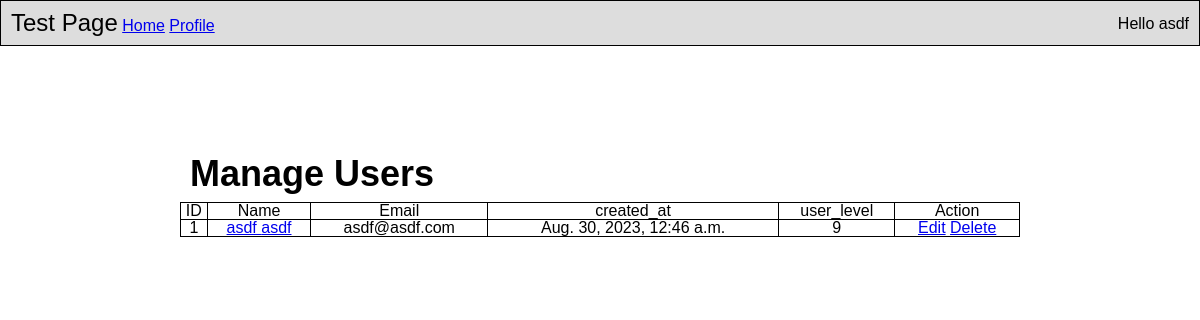
The app's page /dashboard/ (signed in), older data.
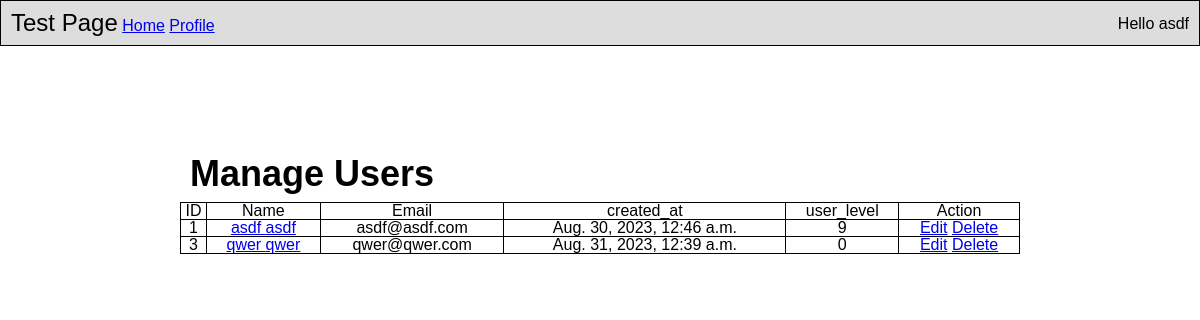
The same page, newer data.
### apps/dash/models.py (models this page shows)
class User(models.Model):
	first_name = models.CharField(max_length=50)
	last_name = models.CharField(max_length=50)
	email = models.EmailField()
	pw = models.CharField(max_length=100)
	created_at = models.DateTimeField(auto_now_add=True)
	updated_at = models.DateTimeField(auto_now=True)
	birthday = models.DateTimeField()
	user_level = models.IntegerField()
	objects = UserManager()

### apps/dash/views.py (the view)
# urls.py: path('dashboard/', views.dashboard, name="dashboard"),
def dashboard(request):
	context = {
		'users': User.objects.all(),
		'user_first_name': User.objects.get(id=request.session['user']).first_name
	}
	if User.objects.get(id=request.session['user']).user_level==0:
		return render(request, "dash/dashboard.html", context)
	else:
		return render(request, "dash/admin-dashboard.html", context)

### apps/dash/templates/dash/admin-dashboard.html (shortened to what this page needs)
<!DOCTYPE html>
<html>
<head>
  {% load static %}
  <link rel="stylesheet" type="text/css" href="../../static/reset.css">
  <link rel="stylesheet" type="text/css" href="../../static/dashboard.css">
</head>
<body>
  <div>
    <div>
      <ul>
        <li><h3>Test Page</h3></li>
        <li><a href="/index/">Home</a></li>
        <li><a href="/edit/">Profile</a></li>
        <li class="signin">Hello {{user_first_name}}</li>
      </ul>
      <div id="wrapper">
        <div id="title">
          <h1>Manage Users</h1>
        </div>
        <table>
          <tr>
            <th>ID</th>
            <th>Name</th>
            <th>Email</th>
            <th>created_at</th>
            <th>user_level</th>
            <th>Action</th>
          </tr>
          {% for u in users%}
            <tr>
              <td>{{u.id}}</td>
              <td><a href="/show/{{u.id}}">{{u.first_name}} {{u.last_name}}</a></td>
              <td>{{u.email}}</td>
              <td>{{u.created_at}}</td>
              <td>{{u.user_level}}</td>
              <td><a href="/admin_edit/{{u.id}}/">Edit</a> <a href="/delete/{{u.id}}/">Delete</a></td>
            </tr>
          {% endfor %}
        </table>
      </div>
    </div>
  </div>
</body>
</html>

Row changes from the older to the newer data that the page shows:
added User: id "3", first_name "qwer", last_name "qwer", email "qwer@qwer.com", created_at "Aug. 31, 2023, 12:39 a.m.", user_level "0"
